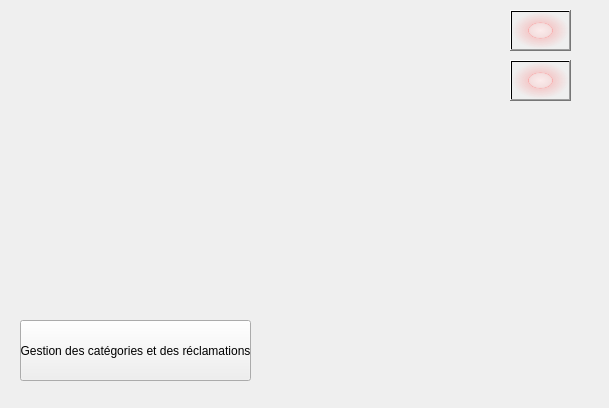
<?xml version="1.0" encoding="UTF-8"?>
<ui version="4.0">
 <class>Gestion</class>
 <widget class="QDialog" name="Gestion">
  <property name="geometry">
   <rect>
    <x>0</x>
    <y>0</y>
    <width>609</width>
    <height>408</height>
   </rect>
  </property>
  <property name="windowTitle">
   <string>Modules</string>
  </property>
  <widget class="QPushButton" name="sonon">
   <property name="geometry">
    <rect>
     <x>510</x>
     <y>10</y>
     <width>61</width>
     <height>41</height>
    </rect>
   </property>
   <property name="styleSheet">
    <string notr="true">background-color: qradialgradient(spread:pad, cx:0.5, cy:0.5, radius:0.5, fx:0.5, fy:0.5, stop:0 rgba(255, 235, 235, 206), stop:0.35 rgba(255, 188, 188, 80), stop:0.4 rgba(255, 162, 162, 80), stop:0.425 rgba(255, 132, 132, 156), stop:0.44 rgba(252, 128, 128, 80), stop:1 rgba(255, 255, 255, 0));
border-top-color: qradialgradient(spread:pad, cx:0.5, cy:0.5, radius:0.5, fx:0.5, fy:0.5, stop:0 rgba(255, 235, 235, 206), stop:0.35 rgba(255, 188, 188, 80), stop:0.4 rgba(255, 162, 162, 80), stop:0.425 rgba(255, 132, 132, 156), stop:0.44 rgba(252, 128, 128, 80), stop:1 rgba(255, 255, 255, 0));
border-color: qradialgradient(spread:pad, cx:0.5, cy:0.5, radius:0.5, fx:0.5, fy:0.5, stop:0 rgba(255, 235, 235, 206), stop:0.35 rgba(255, 188, 188, 80), stop:0.4 rgba(255, 162, 162, 80), stop:0.425 rgba(255, 132, 132, 156), stop:0.44 rgba(252, 128, 128, 80), stop:1 rgba(255, 255, 255, 0));</string>
   </property>
   <property name="text">
    <string/>
   </property>
   <property name="icon">
    <iconset>
     <normaloff>../../../../on.png</normaloff>../../../../on.png</iconset>
   </property>
   <property name="iconSize">
    <size>
     <width>60</width>
     <height>60</height>
    </size>
   </property>
  </widget>
  <widget class="QPushButton" name="pushButton">
   <property name="geometry">
    <rect>
     <x>20</x>
     <y>320</y>
     <width>231</width>
     <height>61</height>
    </rect>
   </property>
   <property name="text">
    <string>Gestion des catégories et des réclamations</string>
   </property>
  </widget>
  <widget class="QPushButton" name="sonoff">
   <property name="geometry">
    <rect>
     <x>510</x>
     <y>60</y>
     <width>61</width>
     <height>41</height>
    </rect>
   </property>
   <property name="styleSheet">
    <string notr="true">background-color: qradialgradient(spread:pad, cx:0.5, cy:0.5, radius:0.5, fx:0.5, fy:0.5, stop:0 rgba(255, 235, 235, 206), stop:0.35 rgba(255, 188, 188, 80), stop:0.4 rgba(255, 162, 162, 80), stop:0.425 rgba(255, 132, 132, 156), stop:0.44 rgba(252, 128, 128, 80), stop:1 rgba(255, 255, 255, 0));</string>
   </property>
   <property name="text">
    <string/>
   </property>
   <property name="icon">
    <iconset>
     <normaloff>../../../../off.png</normaloff>../../../../off.png</iconset>
   </property>
   <property name="iconSize">
    <size>
     <width>60</width>
     <height>60</height>
    </size>
   </property>
  </widget>
  <widget class="QLabel" name="label">
   <property name="geometry">
    <rect>
     <x>0</x>
     <y>-40</y>
     <width>981</width>
     <height>501</height>
    </rect>
   </property>
   <property name="text">
    <string/>
   </property>
   <property name="pixmap">
    <pixmap>../../../../mac.jpeg</pixmap>
   </property>
  </widget>
  <zorder>label</zorder>
  <zorder>sonon</zorder>
  <zorder>pushButton</zorder>
  <zorder>sonoff</zorder>
 </widget>
 <resources/>
 <connections/>
</ui>
